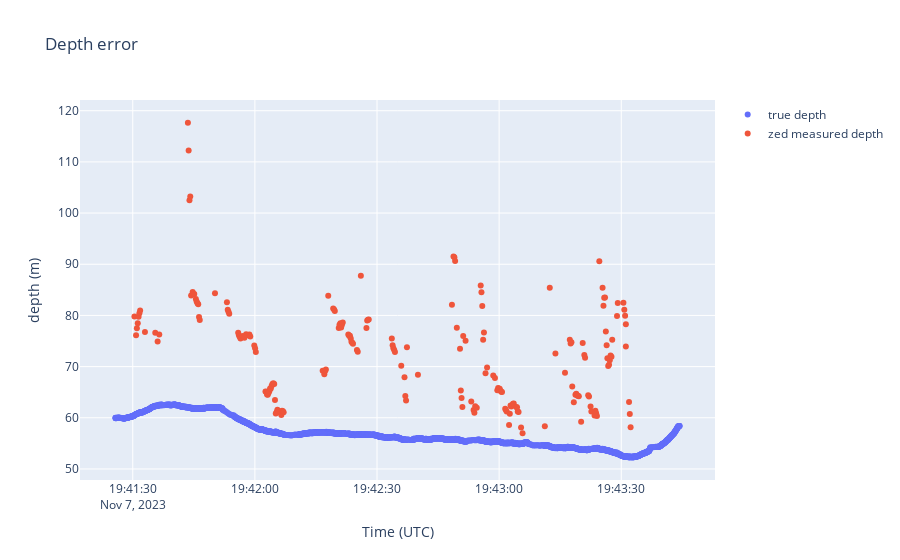

Notebook cell for this chart:
### Code cell
# plot e and n on the same plot
fig3 = go.Figure()
fig3.add_trace(go.Scatter(x=gps_buoy_merged['ts'], y=gps_buoy_imu_merged['buoy_r'], 
                    mode='markers',
                    name='true depth'))
fig3.add_trace(go.Scatter(x=merged['ts'], y=merged['cv_range'], 
                    mode='markers',
                    name='zed measured depth', hovertext=merged['class_id']))



fig3.update_xaxes(title_text='Time (UTC)')
fig3.update_yaxes(title_text='depth (m)')
fig3.update_layout(title_text='Depth error')
fig3.show()

### Figure 1 — Plotly figure (JSON) as saved in the notebook; plotly's stock layout.template omitted (floating-point values rounded to 4 significant figures; data arrays with more than 128 entries replaced by an {"elided": "..."} marker saying what was removed)
{"data": [{"mode": "markers", "name": "true depth", "type": "scatter", "x": {"elided": "2472 str values"}, "y": {"elided": "2468 float values"}}, {"hovertext": {"elided": "203 int values"}, "mode": "markers", "name": "zed measured depth", "type": "scatter", "x": {"elided": "203 str values"}, "y": {"elided": "203 float values"}}], "layout": {"title": {"text": "Depth error"}, "xaxis": {"title": {"text": "Time (UTC)"}}, "yaxis": {"title": {"text": "depth (m)"}}}}
